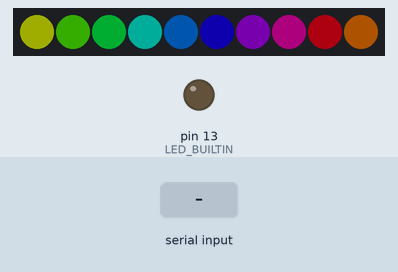
Simulated run of this sketch. Board: Arduino Uno, built with avr-gcc and run on an emulated ATmega328P. Shown: 10 RGB LEDs in strip order, left to right, output pins drawn as LEDs (lit = HIGH). Inputs (shaded band) come from the test bench. Dim RGB values are drawn brighter than linear; random numbers use the default seed unless the sketch sets one.

Above: at 1.25 s.
1.3 s: "b\n" received over Serial
At 2.5 s:
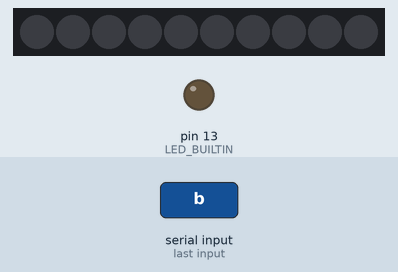
2.8 s: "b90\n" received over Serial
At 2.96 s:
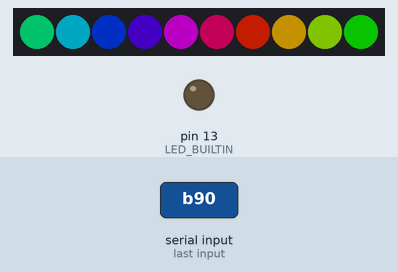
5.2 s: "s90\n" received over Serial
At 5.36 s:
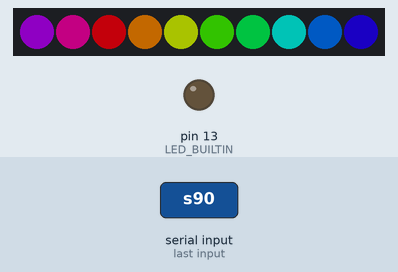
8.2 s: "s,45\n" received over Serial
At 8.97 s:
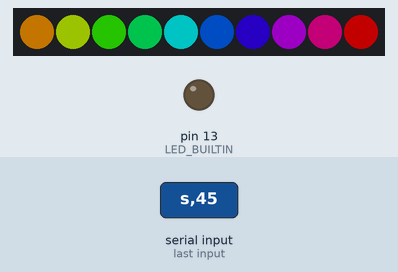
11.2 s: "B\n" received over Serial
At 12.2 s:
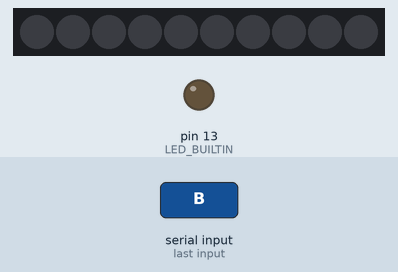
Timing chart, 0 to 13.7 s (numbered marks = the images above; inputs shaded):
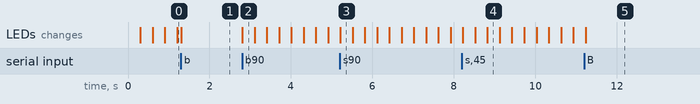

The sketch:

Lights.ino
```cpp
#include <Adafruit_NeoPixel.h>

// How many NeoPixels are attached to the Arduino?
#define LED_PIN 6

// How many NeoPixels are attached to the Arduino?
#define LED_COUNT 10

// a String to hold incoming data
String commandText = "";

// whether the string is complete
bool commandComplete = false;

int brightness = 50;
int speed = 25;

Adafruit_NeoPixel strip(LED_COUNT, LED_PIN, NEO_GRB + NEO_KHZ800);

void setup() {
  strip.begin();           // INITIALIZE NeoPixel strip object (REQUIRED)
  strip.show();            // Turn OFF all pixels ASAP

  strip.setBrightness(brightness);

  Serial.begin(9600);
  commandText.reserve(200);

  pinMode(LED_BUILTIN, OUTPUT);
}

void loop() {
  if(commandComplete) {
    processCommand();
    commandText = "";
    commandComplete = false;
  }
  processSerial();
  processRainbow();
}

void processSerial() {
  while (Serial.available()) {
    // get the new byte:
    char inChar = (char)Serial.read();
    // add it to the inputString:
    commandText += inChar;
    // if the incoming character is a newline, set a flag so the main loop can
    // do something about it:
    if (inChar == '\n') {
      commandComplete = true;
    }
  }
}

void processCommand() {
  if(commandText[0] == 'b' || commandText[0] == 'B') {
    brightness = 0;
    for(int i=1; commandText[i] != '\n'; i++)
      brightness = brightness*10 + (commandText[i]-'0');

    strip.setBrightness(brightness);
    return;
  }

  if(commandText[0] == 's' || commandText[0] == 'S') {
    speed = 0;
    for(int i=1; commandText[i] != '\n'; i++)
      speed = speed*10 + (commandText[i]-'0');
    return;
  }
}
```

rainbow.ino
```cpp
short phase = 0;

void processRainbow() {
  phase = phase + speed;
  byte numPixels = strip.numPixels();
  for(int i=0; i<numPixels; i++) {
    short pixelHue = phase + (i * 65535 / numPixels);
    strip.setPixelColor(i, Adafruit_NeoPixel::ColorHSV(pixelHue, 255, 255));
  }
  strip.show(); // Update strip with new contents
  delay(1);  // Pause for a moment
}
```

random.ino
```cpp
short* phases = 0;
short* speeds = 0;
short* derivatives = 0;
short* derivativeTtls = 0;

void processRandom() {
  byte numPixels = strip.numPixels();

  if(phases == 0)
    initializeRandom(numPixels);

  for(int i=0; i<numPixels; i++) {
    if(derivativeTtls[i] == 0) {
      derivatives[i] = random(0, 101)-50;
      derivativeTtls[i] = random(1, 100);
    }

    speeds[i] += derivatives[i];
    phases[i] += speeds[i];

    strip.setPixelColor(i, Adafruit_NeoPixel::ColorHSV(phases[i], 255, 255));
  }

  strip.show(); // Update strip with new contents
  delay(1);  // Pause for a moment
}

void initializeRandom(byte numPixels) {
  phases = new short[numPixels];
  speeds = new short[numPixels];
  derivatives = new short[numPixels];
  derivativeTtls = new short[numPixels];
  for(byte i=0; i<numPixels; i++) {
    phases[i] = 0;
    speeds[i] = 0;
    derivatives[i] = 0;
    derivativeTtls[i] = 0;
  }
}
```

test.ino
```cpp
struct {
  short rSpeed;
  short gSpeed;
  short bSpeed;
  short rPos;
  short gPos;
  short bPos;

} LightsSettings = {
  .rSpeed = 50,
  .gSpeed = 25,
  .bSpeed = 75,
  .rPos = 0,
  .gPos = 0,
  .bPos = 0,
};

void processLights() {
  LightsSettings.rPos += LightsSettings.rSpeed;
  LightsSettings.gPos += LightsSettings.gSpeed;
  LightsSettings.bPos += LightsSettings.bSpeed;

  byte numPixels = strip.numPixels();
  for(int i=0; i<numPixels; i++) {
    short rPhase = i * (65535 / numPixels) + LightsSettings.rPos;
    short gPhase = i * (65535 / numPixels) + LightsSettings.gPos;
    short bPhase = i * (65535 / numPixels) + LightsSettings.bPos;

    float rValue = sin(2 * 3.1415f * rPhase / 65535);
    float gValue = sin(2 * 3.1415f * gPhase / 65535);
    float bValue = sin(2 * 3.1415f * bPhase / 65535);

    byte r = rValue > 0 ? (byte)(rValue * 255) : 0;
    byte g = gValue > 0 ? (byte)(gValue * 255) : 0;
    byte b = bValue > 0 ? (byte)(bValue * 255) : 0;

    strip.setPixelColor(i, r, g, b);
  }

  strip.show(); // Update strip with new contents
  delay(1);  // Pause for a moment
}
```

Measured:
- after the input at 2.8 s, the LEDs: change at once (image 2)
